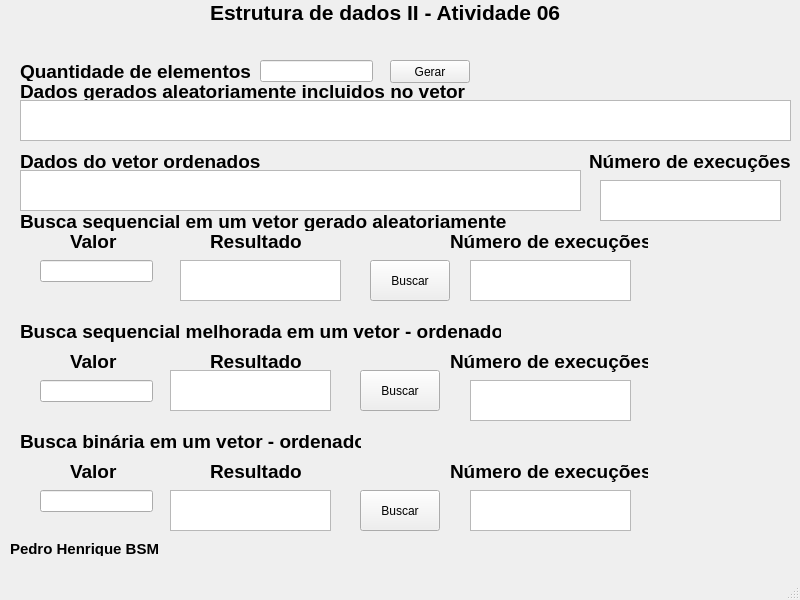
<?xml version="1.0" encoding="UTF-8"?>
<ui version="4.0">
 <class>MainWindow</class>
 <widget class="QMainWindow" name="MainWindow">
  <property name="geometry">
   <rect>
    <x>0</x>
    <y>0</y>
    <width>800</width>
    <height>600</height>
   </rect>
  </property>
  <property name="windowTitle">
   <string>TelaPrincipal</string>
  </property>
  <widget class="QWidget" name="centralwidget">
   <widget class="QLabel" name="label">
    <property name="geometry">
     <rect>
      <x>210</x>
      <y>0</y>
      <width>351</width>
      <height>21</height>
     </rect>
    </property>
    <property name="text">
     <string>&lt;html&gt;&lt;head/&gt;&lt;body&gt;&lt;p&gt;&lt;span style=&quot; font-size:16pt; font-weight:700;&quot;&gt;Estrutura de dados II - Atividade 06&lt;/span&gt;&lt;/p&gt;&lt;/body&gt;&lt;/html&gt;</string>
    </property>
   </widget>
   <widget class="QLabel" name="label_2">
    <property name="geometry">
     <rect>
      <x>20</x>
      <y>60</y>
      <width>241</width>
      <height>21</height>
     </rect>
    </property>
    <property name="text">
     <string>&lt;html&gt;&lt;head/&gt;&lt;body&gt;&lt;p&gt;&lt;span style=&quot; font-size:14pt; font-weight:700;&quot;&gt;Quantidade de elementos&lt;/span&gt;&lt;/p&gt;&lt;/body&gt;&lt;/html&gt;</string>
    </property>
   </widget>
   <widget class="QLabel" name="label_3">
    <property name="geometry">
     <rect>
      <x>20</x>
      <y>80</y>
      <width>451</width>
      <height>21</height>
     </rect>
    </property>
    <property name="text">
     <string>&lt;html&gt;&lt;head/&gt;&lt;body&gt;&lt;p&gt;&lt;span style=&quot; font-size:14pt; font-weight:700;&quot;&gt;Dados gerados aleatoriamente incluidos no vetor&lt;/span&gt;&lt;/p&gt;&lt;/body&gt;&lt;/html&gt;</string>
    </property>
   </widget>
   <widget class="QLabel" name="label_6">
    <property name="geometry">
     <rect>
      <x>20</x>
      <y>210</y>
      <width>491</width>
      <height>21</height>
     </rect>
    </property>
    <property name="text">
     <string>&lt;html&gt;&lt;head/&gt;&lt;body&gt;&lt;p&gt;&lt;span style=&quot; font-size:14pt; font-weight:700;&quot;&gt;Busca sequencial em um vetor gerado aleatoriamente&lt;/span&gt;&lt;/p&gt;&lt;/body&gt;&lt;/html&gt;</string>
    </property>
   </widget>
   <widget class="QLabel" name="label_7">
    <property name="geometry">
     <rect>
      <x>70</x>
      <y>230</y>
      <width>51</width>
      <height>21</height>
     </rect>
    </property>
    <property name="text">
     <string>&lt;html&gt;&lt;head/&gt;&lt;body&gt;&lt;p&gt;&lt;span style=&quot; font-size:14pt; font-weight:700;&quot;&gt;Valor&lt;/span&gt;&lt;/p&gt;&lt;/body&gt;&lt;/html&gt;</string>
    </property>
   </widget>
   <widget class="QLabel" name="label_8">
    <property name="geometry">
     <rect>
      <x>210</x>
      <y>230</y>
      <width>91</width>
      <height>21</height>
     </rect>
    </property>
    <property name="text">
     <string>&lt;html&gt;&lt;head/&gt;&lt;body&gt;&lt;p&gt;&lt;span style=&quot; font-size:14pt; font-weight:700;&quot;&gt;Resultado&lt;/span&gt;&lt;/p&gt;&lt;/body&gt;&lt;/html&gt;</string>
    </property>
   </widget>
   <widget class="QLabel" name="label_9">
    <property name="geometry">
     <rect>
      <x>450</x>
      <y>230</y>
      <width>198</width>
      <height>22</height>
     </rect>
    </property>
    <property name="text">
     <string>&lt;html&gt;&lt;head/&gt;&lt;body&gt;&lt;p&gt;&lt;span style=&quot; font-size:14pt; font-weight:700;&quot;&gt;Número de execuções&lt;/span&gt;&lt;/p&gt;&lt;/body&gt;&lt;/html&gt;</string>
    </property>
   </widget>
   <widget class="QLabel" name="label_10">
    <property name="geometry">
     <rect>
      <x>20</x>
      <y>320</y>
      <width>481</width>
      <height>22</height>
     </rect>
    </property>
    <property name="text">
     <string>&lt;html&gt;&lt;head/&gt;&lt;body&gt;&lt;p&gt;&lt;span style=&quot; font-size:14pt; font-weight:700;&quot;&gt;Busca sequencial melhorada em um vetor - ordenado&lt;/span&gt;&lt;/p&gt;&lt;/body&gt;&lt;/html&gt;</string>
    </property>
   </widget>
   <widget class="QLabel" name="label_11">
    <property name="geometry">
     <rect>
      <x>210</x>
      <y>350</y>
      <width>91</width>
      <height>21</height>
     </rect>
    </property>
    <property name="text">
     <string>&lt;html&gt;&lt;head/&gt;&lt;body&gt;&lt;p&gt;&lt;span style=&quot; font-size:14pt; font-weight:700;&quot;&gt;Resultado&lt;/span&gt;&lt;/p&gt;&lt;/body&gt;&lt;/html&gt;</string>
    </property>
   </widget>
   <widget class="QLabel" name="label_12">
    <property name="geometry">
     <rect>
      <x>70</x>
      <y>350</y>
      <width>51</width>
      <height>21</height>
     </rect>
    </property>
    <property name="text">
     <string>&lt;html&gt;&lt;head/&gt;&lt;body&gt;&lt;p&gt;&lt;span style=&quot; font-size:14pt; font-weight:700;&quot;&gt;Valor&lt;/span&gt;&lt;/p&gt;&lt;/body&gt;&lt;/html&gt;</string>
    </property>
   </widget>
   <widget class="QLabel" name="label_13">
    <property name="geometry">
     <rect>
      <x>450</x>
      <y>350</y>
      <width>198</width>
      <height>22</height>
     </rect>
    </property>
    <property name="text">
     <string>&lt;html&gt;&lt;head/&gt;&lt;body&gt;&lt;p&gt;&lt;span style=&quot; font-size:14pt; font-weight:700;&quot;&gt;Número de execuções&lt;/span&gt;&lt;/p&gt;&lt;/body&gt;&lt;/html&gt;</string>
    </property>
   </widget>
   <widget class="QLabel" name="label_14">
    <property name="geometry">
     <rect>
      <x>20</x>
      <y>430</y>
      <width>341</width>
      <height>22</height>
     </rect>
    </property>
    <property name="text">
     <string>&lt;html&gt;&lt;head/&gt;&lt;body&gt;&lt;p&gt;&lt;span style=&quot; font-size:14pt; font-weight:700;&quot;&gt;Busca binária em um vetor - ordenado&lt;/span&gt;&lt;/p&gt;&lt;/body&gt;&lt;/html&gt;</string>
    </property>
   </widget>
   <widget class="QLabel" name="label_15">
    <property name="geometry">
     <rect>
      <x>450</x>
      <y>460</y>
      <width>198</width>
      <height>22</height>
     </rect>
    </property>
    <property name="text">
     <string>&lt;html&gt;&lt;head/&gt;&lt;body&gt;&lt;p&gt;&lt;span style=&quot; font-size:14pt; font-weight:700;&quot;&gt;Número de execuções&lt;/span&gt;&lt;/p&gt;&lt;/body&gt;&lt;/html&gt;</string>
    </property>
   </widget>
   <widget class="QLabel" name="label_16">
    <property name="geometry">
     <rect>
      <x>210</x>
      <y>460</y>
      <width>91</width>
      <height>21</height>
     </rect>
    </property>
    <property name="text">
     <string>&lt;html&gt;&lt;head/&gt;&lt;body&gt;&lt;p&gt;&lt;span style=&quot; font-size:14pt; font-weight:700;&quot;&gt;Resultado&lt;/span&gt;&lt;/p&gt;&lt;/body&gt;&lt;/html&gt;</string>
    </property>
   </widget>
   <widget class="QLabel" name="label_17">
    <property name="geometry">
     <rect>
      <x>70</x>
      <y>460</y>
      <width>51</width>
      <height>21</height>
     </rect>
    </property>
    <property name="text">
     <string>&lt;html&gt;&lt;head/&gt;&lt;body&gt;&lt;p&gt;&lt;span style=&quot; font-size:14pt; font-weight:700;&quot;&gt;Valor&lt;/span&gt;&lt;/p&gt;&lt;/body&gt;&lt;/html&gt;</string>
    </property>
   </widget>
   <widget class="QLabel" name="label_18">
    <property name="geometry">
     <rect>
      <x>10</x>
      <y>540</y>
      <width>151</width>
      <height>16</height>
     </rect>
    </property>
    <property name="text">
     <string>&lt;html&gt;&lt;head/&gt;&lt;body&gt;&lt;p&gt;&lt;span style=&quot; font-size:11pt; font-weight:700;&quot;&gt;Pedro Henrique BSM&lt;/span&gt;&lt;/p&gt;&lt;/body&gt;&lt;/html&gt;</string>
    </property>
   </widget>
   <widget class="QLineEdit" name="lineEdit_quantidade_elementos">
    <property name="geometry">
     <rect>
      <x>260</x>
      <y>60</y>
      <width>113</width>
      <height>22</height>
     </rect>
    </property>
   </widget>
   <widget class="QLineEdit" name="lineEdit_valor_busca_sequencial">
    <property name="geometry">
     <rect>
      <x>40</x>
      <y>260</y>
      <width>113</width>
      <height>22</height>
     </rect>
    </property>
   </widget>
   <widget class="QLineEdit" name="lineEdit_busca_sequencial_vetor_ordenado">
    <property name="geometry">
     <rect>
      <x>40</x>
      <y>380</y>
      <width>113</width>
      <height>22</height>
     </rect>
    </property>
   </widget>
   <widget class="QLineEdit" name="lineEdit_busca_binaria">
    <property name="geometry">
     <rect>
      <x>40</x>
      <y>490</y>
      <width>113</width>
      <height>22</height>
     </rect>
    </property>
   </widget>
   <widget class="QTextEdit" name="textEdit_dados_vetor_ordenado">
    <property name="geometry">
     <rect>
      <x>20</x>
      <y>170</y>
      <width>561</width>
      <height>41</height>
     </rect>
    </property>
   </widget>
   <widget class="QTextEdit" name="textEdit_saida_numero_execucoes_busca_sequencial">
    <property name="geometry">
     <rect>
      <x>470</x>
      <y>260</y>
      <width>161</width>
      <height>41</height>
     </rect>
    </property>
   </widget>
   <widget class="QTextEdit" name="textEdit_resultado_busca_sequencial_vetor_ordenado">
    <property name="geometry">
     <rect>
      <x>170</x>
      <y>370</y>
      <width>161</width>
      <height>41</height>
     </rect>
    </property>
   </widget>
   <widget class="QTextEdit" name="textEdit_resultado_busca_sequencial">
    <property name="geometry">
     <rect>
      <x>180</x>
      <y>260</y>
      <width>161</width>
      <height>41</height>
     </rect>
    </property>
   </widget>
   <widget class="QTextEdit" name="textEdit_resultado_busca_binaria">
    <property name="geometry">
     <rect>
      <x>170</x>
      <y>490</y>
      <width>161</width>
      <height>41</height>
     </rect>
    </property>
   </widget>
   <widget class="QTextEdit" name="textEdit_saida_numero_execucoes_busca_binaria">
    <property name="geometry">
     <rect>
      <x>470</x>
      <y>490</y>
      <width>161</width>
      <height>41</height>
     </rect>
    </property>
   </widget>
   <widget class="QTextEdit" name="textEdit_saida_numero_execucoes_busca_sequencial_vetor_ordenado">
    <property name="geometry">
     <rect>
      <x>470</x>
      <y>380</y>
      <width>161</width>
      <height>41</height>
     </rect>
    </property>
   </widget>
   <widget class="QPushButton" name="pushButton_gerar">
    <property name="geometry">
     <rect>
      <x>390</x>
      <y>60</y>
      <width>80</width>
      <height>23</height>
     </rect>
    </property>
    <property name="text">
     <string>Gerar</string>
    </property>
   </widget>
   <widget class="QPushButton" name="pushButton_buscar_sequencial">
    <property name="geometry">
     <rect>
      <x>370</x>
      <y>260</y>
      <width>80</width>
      <height>41</height>
     </rect>
    </property>
    <property name="text">
     <string>Buscar</string>
    </property>
   </widget>
   <widget class="QPushButton" name="pushButton_buscar_sequencial_vetor_ordenado">
    <property name="geometry">
     <rect>
      <x>360</x>
      <y>370</y>
      <width>80</width>
      <height>41</height>
     </rect>
    </property>
    <property name="text">
     <string>Buscar</string>
    </property>
   </widget>
   <widget class="QPushButton" name="pushButton_busca_binaria">
    <property name="geometry">
     <rect>
      <x>360</x>
      <y>490</y>
      <width>80</width>
      <height>41</height>
     </rect>
    </property>
    <property name="text">
     <string>Buscar</string>
    </property>
   </widget>
   <widget class="QTextEdit" name="textEdit_dados_aleatorios_vetor">
    <property name="geometry">
     <rect>
      <x>20</x>
      <y>100</y>
      <width>771</width>
      <height>41</height>
     </rect>
    </property>
   </widget>
   <widget class="QTextEdit" name="textEdit_saida_numero_execucoes_dados_ordenado">
    <property name="geometry">
     <rect>
      <x>600</x>
      <y>180</y>
      <width>181</width>
      <height>41</height>
     </rect>
    </property>
   </widget>
   <widget class="QWidget" name="">
    <property name="geometry">
     <rect>
      <x>20</x>
      <y>150</y>
      <width>771</width>
      <height>24</height>
     </rect>
    </property>
    <layout class="QHBoxLayout" name="horizontalLayout">
     <item>
      <widget class="QLabel" name="label_4">
       <property name="text">
        <string>&lt;html&gt;&lt;head/&gt;&lt;body&gt;&lt;p&gt;&lt;span style=&quot; font-size:14pt; font-weight:700;&quot;&gt;Dados do vetor ordenados&lt;/span&gt;&lt;/p&gt;&lt;/body&gt;&lt;/html&gt;</string>
       </property>
      </widget>
     </item>
     <item>
      <spacer name="horizontalSpacer">
       <property name="orientation">
        <enum>Qt::Horizontal</enum>
       </property>
       <property name="sizeHint" stdset="0">
        <size>
         <width>40</width>
         <height>20</height>
        </size>
       </property>
      </spacer>
     </item>
     <item>
      <widget class="QLabel" name="label_5">
       <property name="text">
        <string>&lt;html&gt;&lt;head/&gt;&lt;body&gt;&lt;p&gt;&lt;span style=&quot; font-size:14pt; font-weight:700;&quot;&gt;Número de execuções&lt;/span&gt;&lt;/p&gt;&lt;/body&gt;&lt;/html&gt;</string>
       </property>
      </widget>
     </item>
    </layout>
   </widget>
  </widget>
  <widget class="QMenuBar" name="menubar">
   <property name="geometry">
    <rect>
     <x>0</x>
     <y>0</y>
     <width>800</width>
     <height>20</height>
    </rect>
   </property>
  </widget>
  <widget class="QStatusBar" name="statusbar"/>
 </widget>
 <resources/>
 <connections/>
</ui>
